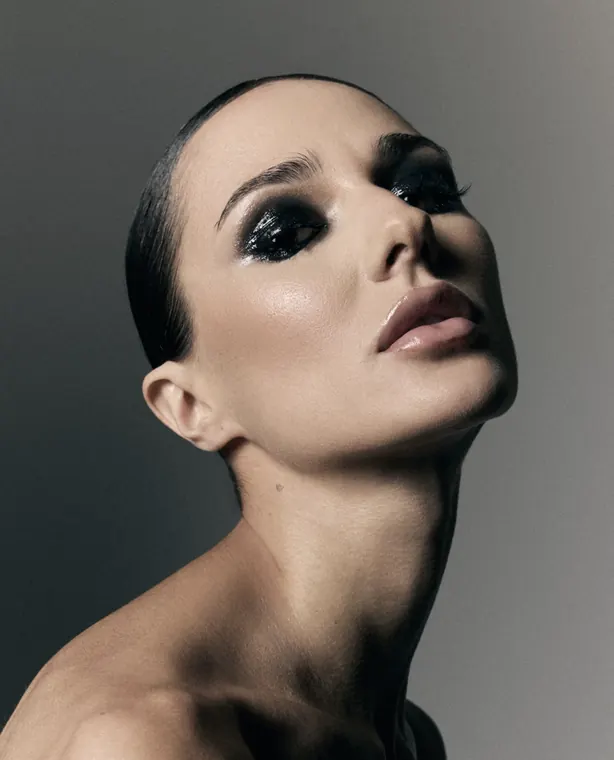
#> input picture assets/img/work/w01-s.webp, 614 x 760 px, given in place of 5a3111dd9c6a4ea2c1c588f5e417926e, which was not available; the run also reads 1 picture not shown here
$ python build-work.py
#> lines starting #> are read from the running program, lines starting #| are printed output that depends on the picture; pictures that were not available may be replaced by others from this repository, and a replacement may not be noted
#!/usr/bin/env python3
"""Разбор листа /work: пары снимков, подписи, разделы -> картинки + work-data.json"""
import json, os, re, urllib.request, concurrent.futures
from PIL import Image, ImageOps
Image.MAX_IMAGE_PIXELS = None

doc = json.load(open('figma/work.json'))['nodes']['1:172']['document']
#> (reads figma/work.json from the repository)
fills = json.load(open('figma/fills.json'))['meta']['images']
#> (reads figma/fills.json from the repository)

SECTION_TITLES = {'selected work', 'art', 'clients makeup', 'runway , backstage'}

pairs, notes = [], []  # пары снимков и подписи между ними
def walk(n):
    if n['type'] == 'FRAME' and n['name'].startswith('Project item'):
        imgs = []
        def pick(m):
            for f in (m.get('fills') or []):
                if f.get('type') == 'IMAGE' and f.get('imageRef'):
                    imgs.append((f['imageRef'], f.get('imageTransform'), m['name']))
            for c in m.get('children', []): pick(c)
        pick(n)
        bb = n.get('absoluteBoundingBox') or {}
        if imgs: pairs.append(dict(kind='pair', y=bb.get('y', 0), imgs=imgs, name=n['name']))
        return
    if n['type'] == 'TEXT':
        txt = re.sub(r'[ \t]+', ' ', n.get('characters', '')).strip()
        bb = n.get('absoluteBoundingBox') or {}
        st = n.get('style', {})
        if txt and st.get('fontSize', 0) >= 20 and n['name'] not in ('Daria slavkova', 'D. S', 'A', '.', 'D'):
            notes.append(dict(kind='text', y=bb.get('y', 0), text=txt))
        return
    for c in n.get('children', []): walk(c)

for c in doc['children'][0]['children']:          # внутри Desktop
    if c['name'] in ('Header Navigation', 'Footer'): continue
    walk(c)

feed = sorted(pairs + notes, key=lambda i: i['y'])

out = feed

# --- скачиваем и режем ---
os.makedirs('figma/raw/work', exist_ok=True)
os.makedirs('assets/img/work', exist_ok=True)

def crop(im, tr):
    if not tr: return im
    w, h = im.size
    sx, tx, sy, ty = tr[0][0], tr[0][2], tr[1][1], tr[1][2]
    box = (max(0, round(tx*w)), max(0, round(ty*h)), min(w, round((tx+sx)*w)), min(h, round((ty+sy)*h)))
    return im.crop(box)

def fetch(ref):
    p = f'figma/raw/work/{ref}.img'
    if not os.path.exists(p):
        urllib.request.urlretrieve(fills[ref], p)
    return p

def make(job):
    idx, ref, tr = job
    src = fetch(ref)
    im = crop(ImageOps.exif_transpose(Image.open(src)).convert('RGB'), tr)
    w, h = im.size
    r = 1300 / max(w, h)
    if r < 1: im = im.resize((round(w*r), round(h*r)), Image.LANCZOS)
    dst = f'assets/img/work/w{idx:02d}.webp'
    im.save(dst, 'WEBP', quality=80, method=6)
    im2 = im.copy(); im2.thumbnail((760, 760), Image.LANCZOS)
    im2.save(dst.replace('.webp', '-s.webp'), 'WEBP', quality=78, method=6)
    return dst, im.size, os.path.getsize(dst)//1024

data, jobs, idx = [], [], 0
for item in out:
    if item['kind'] == 'text':
        t = item['text']
        data.append({'type': 'section' if t.lower() in SECTION_TITLES or '\n' in t else 'credit',
                     'text': t})
    else:
        shots = []
        for ref, tr, nm in item['imgs']:
            idx += 1
            jobs.append((idx, ref, tr))
            shots.append(f'assets/img/work/w{idx:02d}.webp')
        data.append({'type': 'pair', 'images': shots})

with concurrent.futures.ThreadPoolExecutor(6) as ex:
    for d, size, kb in ex.map(make, jobs): print(d, size, f'{kb}KB')
#> in crop, `w, h = im.size`: w = 614; h = 760
#> in crop, `box = (max(0, round(tx*w)), max(0, round(ty*h)), min(w, round((tx+sx)*..`: box = (7, 33, 612, 728)
#> in make, `im = crop(ImageOps.exif_transpose(Image.open(src)).convert('RGB'), tr)`:
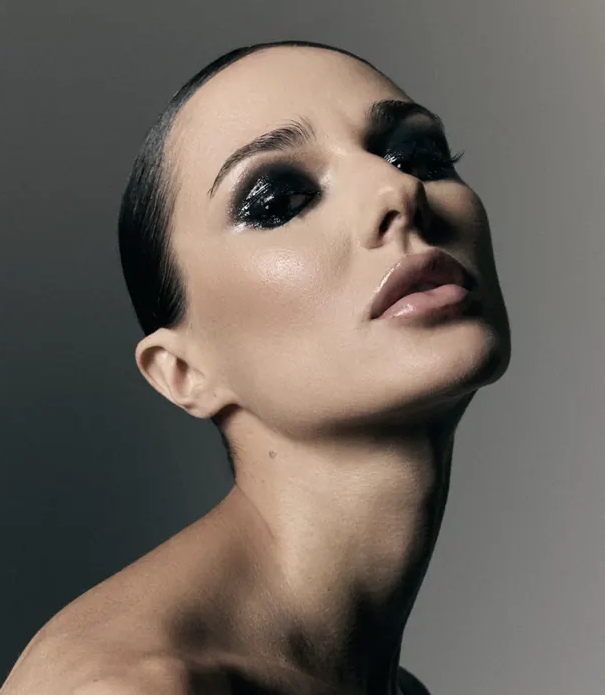
#> im: PIL image 605x695 RGB; mean R, G, B 110, 101.2, 93.3
#> in make (call 2), `im = crop(ImageOps.exif_transpose(Image.open(src)).convert('RGB'), tr)`:
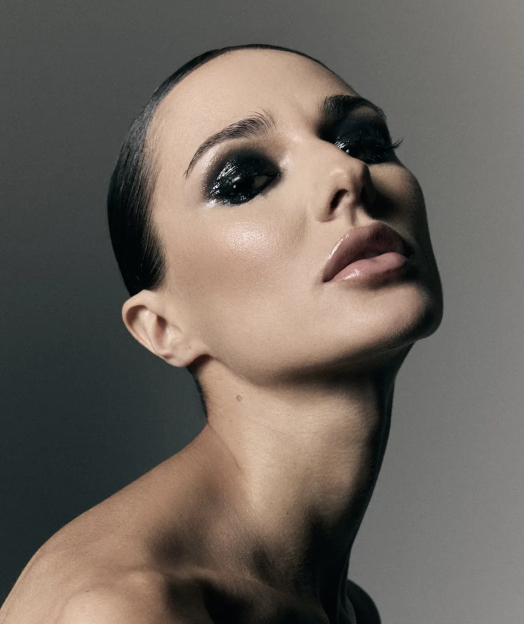
#> im: PIL image 1048x1248 RGB (shown at 1/2 size); mean R, G, B 108.9, 100.4, 92.6
#> in make (call 2), `im2.save(dst.replace('.webp', '-s.webp'), 'WEBP', quality=78, method=6)`:
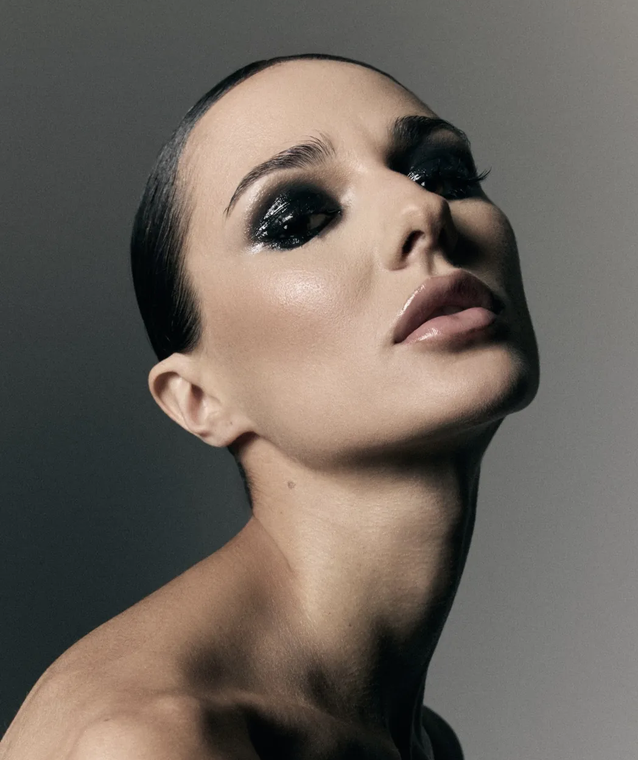
#> saved as w02-s.webp: PIL image 638x760 RGB; mean R, G, B 108.9, 100.4, 92.6
#> in make (call 3), `im = crop(ImageOps.exif_transpose(Image.open(src)).convert('RGB'), tr)`:
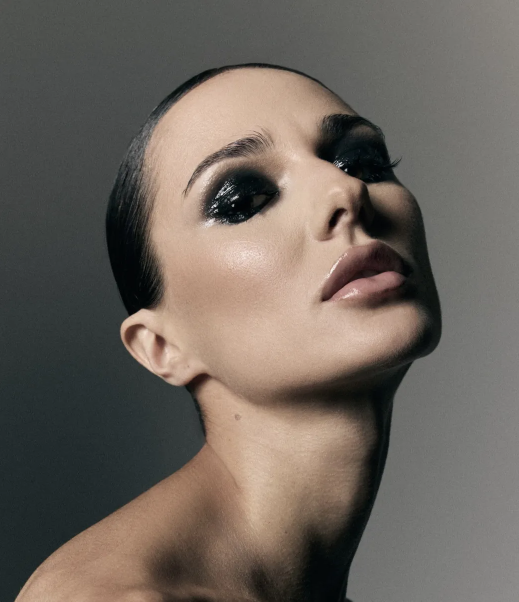
#> im: PIL image 1038x1203 RGB (shown at 1/2 size); mean R, G, B 109, 100.8, 93.2
#> (the run stopped early here; a loop or call above may not have finished)
